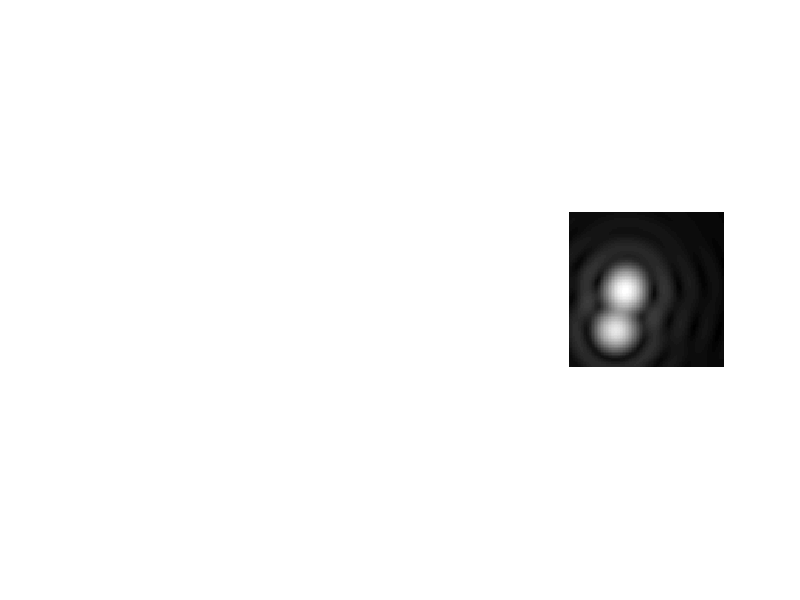

Reproduce this figure in MATLAB.
sigma=1;
[X,Y]=meshgrid(linspace(-10,10,100),linspace(-10,10,100));
r=sqrt(X.^2+Y.^2);
Airy=@(r) 1/sigma^2/pi*(besselj(1,r/sigma)./(r/sigma)).^2;
% subplot(1,3,1)
imagesc(mat2gray(Airy(r).^(1/3.5)))
axis square
axis off
% subplot(1,3,2)
% surf(Airy(r))
% axis square
% axis off
%% Diffraction - Houston
delta=1.03*pi;
y=Airy(r)+Airy(sqrt((X-delta).^2+Y.^2));
% subplot(1,2,1)
% imshow(mat2gray(y.^(1/2.5)))
% axis square
% axis off
% % subplot(1,3,2)
% % surf(y)
% % axis square
% % axis off
% subplot(1,2,2)
x=linspace(-10,10,100);
plot(x/pi,Airy(x),'k')
hold on
plot(x/pi,Airy(x-delta),'b.-')
hold on
plot([1.03 1.03],[0,0.08],'k--')
hold on
plot([0 0],[0,0.08],'k--')
hold on
% an = annotation('doublearrow',[0.52 0.595],[0.51 0.51]);
% c = an.Color;
% an.Color = 'red';
% a = annotation('textarrow',[0.5 0.55],[0.7 0.51],'String','Full width at half maximum (FWHM)');
set(gca,'ytick',[])
axis square
xticks([0,delta/pi])
xticklabels({'0','1.03 \cdot n^{-1}'})
%% Diffraction - Sparrow
delta=0.94*pi;
y=Airy(r)+Airy(sqrt((X-delta).^2+Y.^2));
% subplot(1,2,1)
% imshow(mat2gray(y.^(1/2.5)))
% axis square
% axis off
% subplot(1,2,2)
x=linspace(-10,10,100);
plot(x/pi,Airy(x),'k')
hold on
plot(x/pi,Airy(x-delta),'b.-')
hold on
plot(x/pi,Airy(x)+Airy(x-delta),'r--')
hold on
plot([0 0],[0,0.08],'k--')
hold on
plot([0.94 0.94],[0,0.08],'b--')
set(gca,'ytick',[])
axis square
xticks([0,delta/pi])
xticklabels({'0','0.94 \cdot n^{-1}'})
%% Diffraction Rayleigh
delta=1.22*pi;
y=Airy(r)+Airy(sqrt((X-delta).^2+Y.^2));
% subplot(1,2,1)
% imshow(mat2gray(y.^(1/2.5)))
% axis square
% axis off
% subplot(1,2,2)
x=linspace(-10,10,100);
plot(x/pi,Airy(x),'k')
hold on
plot(x/pi,Airy(x-delta),'b.-')
hold on
plot([0 0],[0,0.08],'k--')
hold on
plot([delta/pi delta/pi],[0,0.08],'b--')
set(gca,'ytick',[])
axis square
xticks([0,delta/pi])
xticklabels({'0','1.22 \cdot n^{-1}'})
%% Diffraction perfect
delta=0.8*pi;
y=Airy(x)+Airy(x-delta);
x=linspace(-10,10,100);
plot(x/pi,max(y)/max(Airy(x))*Airy(x-delta/2),'k--')
hold on
x=linspace(-10,10,100);
plot(x/pi,y,'r')
%hold on
%plot(x/pi,Airy(x-delta),'k--')
legend('One Airy pattern','Superposition of two patterns')
title('Separation below Sparrows limit')
%% Composition of PSFs
R=3;
t=15*(rand(2,R)-0.5);
alpha=0.5+0.5*rand(1,R);
sigma=0.00001;
tmp=zeros(size(X));
for j=1:R
    r=sqrt((X-t(1,j)).^2+(Y-t(2,j)).^2);
    tmp=tmp+alpha(j)*Airy(r);
end
subplot(1,3,3)
imshow(mat2gray(tmp.^(1/2.5))')
axis square
axis off
